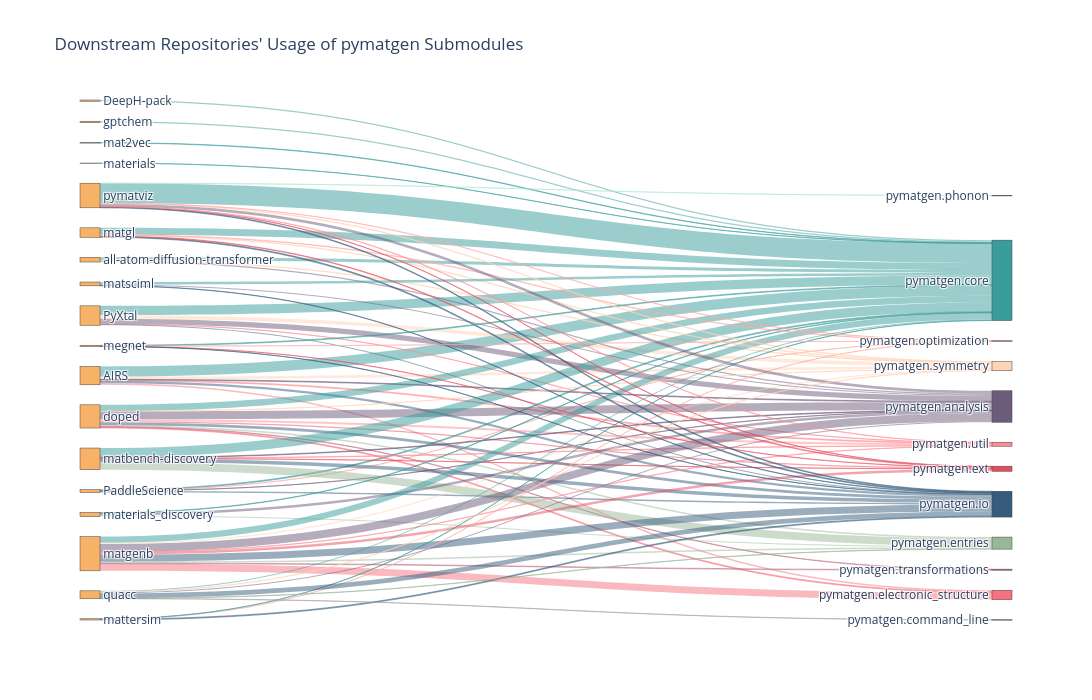

The notebook cell saved with this chart:
### Code cell
import plotly.graph_objects as go
from collections import defaultdict

# Illegal or deprecated top-level pymatgen APIs (by `megnet`)
ILLEGAL_PMGMODS = {"Structure", "Molecule", "MPRester", "Composition"}

# Consistent pmg submodule color mapping
PMG_COLORS = {
    "core": "#3B9C9C",
    "analysis": "#6C5B7B",
    "io": "#355C7D",
    "entries": "#99B898",
    "ext": "#E84A5F",
    "electronic_structure": "#F67280",
    "transformations": "#C06C84",
    "phonon": "#A8E6CF",
    "symmetry": "#FFD3B6",
    "optimization": "#FFAAA5",
    "util": "#FF8B94",
}
DEFAULT_PMG_COLOR = "#A0A0A0"


def hex_to_rgba(hex_color: str, alpha: float = 0.5) -> str:
    """Convert hex color like '#F67280' to rgba(246,114,128,0.5)."""
    hex_color = hex_color.lstrip("#")
    r, g, b = tuple(int(hex_color[i : i + 2], 16) for i in (0, 2, 4))
    return f"rgba({r},{g},{b},{alpha})"


# Aggregate usage by repo and pymatgen submodule
flows: list[tuple[str, str, int]] = []  # (repo, submodule, count)

for repo, result in results.items():
    usage = result["usage"]
    sub_counts = defaultdict(int)

    for api, count in usage.items():
        parts = api.split(".")
        if not parts or parts[0] != "pymatgen":
            continue

        # Drop any illegal top-level access, e.g. "pymatgen.Structure"
        if len(parts) >= 2 and parts[1] in ILLEGAL_PMGMODS:
            continue

        # Extract the submodule name (e.g. "pymatgen.core.Structure" → "core")
        submod = parts[1] if len(parts) >= 2 else None
        if submod:
            sub_counts[submod] += count

    for submod, total in sub_counts.items():
        flows.append((repo, submod, total))

# Build Sankey input data
repos = sorted({r for r, _, _ in flows})
subs = sorted({s for _, s, _ in flows})

labels = repos + [f"pymatgen.{s}" for s in subs]
label_to_idx = {lbl: i for i, lbl in enumerate(labels)}

sources = [label_to_idx[r] for r, s, _ in flows]
targets = [label_to_idx[f"pymatgen.{s}"] for _, s, _ in flows]
values = [v for _, _, v in flows]

# Node colors
node_colors = []
for label in labels:
    if label in repos:
        node_colors.append("#F7B267")  # orange for downstream repos
    else:
        sub = label.replace("pymatgen.", "")
        node_colors.append(PMG_COLORS.get(sub, DEFAULT_PMG_COLOR))

# Link colors (RGBA)
link_colors = []
for _, sub, _ in flows:
    color = PMG_COLORS.get(sub, DEFAULT_PMG_COLOR)
    link_colors.append(hex_to_rgba(color, 0.5))  # 50% transparency

# Sankey diagram
fig = go.Figure(
    go.Sankey(
        arrangement="snap",
        node=dict(
            label=labels,
            pad=20,
            thickness=20,
            color=node_colors,
        ),
        link=dict(
            source=sources,
            target=targets,
            value=values,
            color=link_colors,
        ),
    )
)

fig.update_layout(
    title_text="Downstream Repositories' Usage of pymatgen Submodules",
    font=dict(size=12),
    height=700,
    width=1100,
)


fig.show()
fig.write_image(
    f"{Path().cwd().parents[1]}/paper/figs/dependent-usage-of-pmg.svg",
    format="svg",
    scale=2,
)

### Figure 1 — Plotly figure (JSON) as saved in the notebook; plotly's stock layout.template omitted (floating-point values rounded to 4 significant figures)
{"data": [{"arrangement": "snap", "link": {"color": ["rgba(246,114,128,0.5)", "rgba(255,139,148,0.5)", "rgba(59,156,156,0.5)", "rgba(255,211,182,0.5)", "rgba(53,92,125,0.5)", "rgba(108,91,123,0.5)", "rgba(59,156,156,0.5)", "rgba(59,156,156,0.5)", "rgba(53,92,125,0.5)", "rgba(255,170,165,0.5)", "rgba(108,91,123,0.5)", "rgba(108,91,123,0.5)", "rgba(59,156,156,0.5)", "rgba(255,211,182,0.5)", "rgba(255,139,148,0.5)", "rgba(53,92,125,0.5)", "rgba(59,156,156,0.5)", "rgba(108,91,123,0.5)", "rgba(255,211,182,0.5)", "rgba(232,74,95,0.5)", "rgba(108,91,123,0.5)", "rgba(53,92,125,0.5)", "rgba(59,156,156,0.5)", "rgba(153,184,152,0.5)", "rgba(255,139,148,0.5)", "rgba(192,108,132,0.5)", "rgba(246,114,128,0.5)", "rgba(255,211,182,0.5)", "rgba(59,156,156,0.5)", "rgba(59,156,156,0.5)", "rgba(108,91,123,0.5)", "rgba(59,156,156,0.5)", "rgba(53,92,125,0.5)", "rgba(153,184,152,0.5)", "rgba(255,139,148,0.5)", "rgba(232,74,95,0.5)", "rgba(59,156,156,0.5)", "rgba(153,184,152,0.5)", "rgba(108,91,123,0.5)", "rgba(59,156,156,0.5)", "rgba(232,74,95,0.5)", "rgba(59,156,156,0.5)", "rgba(246,114,128,0.5)", "rgba(108,91,123,0.5)", "rgba(192,108,132,0.5)", "rgba(255,211,182,0.5)", "rgba(53,92,125,0.5)", "rgba(153,184,152,0.5)", "rgba(255,139,148,0.5)", "rgba(59,156,156,0.5)", "rgba(53,92,125,0.5)", "rgba(232,74,95,0.5)", "rgba(255,211,182,0.5)", "rgba(255,170,165,0.5)", "rgba(59,156,156,0.5)", "rgba(108,91,123,0.5)", "rgba(53,92,125,0.5)", "rgba(53,92,125,0.5)", "rgba(255,170,165,0.5)", "rgba(59,156,156,0.5)", "rgba(59,156,156,0.5)", "rgba(232,74,95,0.5)", "rgba(255,170,165,0.5)", "rgba(53,92,125,0.5)", "rgba(59,156,156,0.5)", "rgba(108,91,123,0.5)", "rgba(232,74,95,0.5)", "rgba(53,92,125,0.5)", "rgba(255,139,148,0.5)", "rgba(168,230,207,0.5)", "rgba(255,211,182,0.5)", "rgba(255,170,165,0.5)", "rgba(53,92,125,0.5)", "rgba(59,156,156,0.5)", "rgba(153,184,152,0.5)", "rgba(108,91,123,0.5)", "rgba(255,211,182,0.5)", "rgba(160,160,160,0.5)"], "source": [0, 0, 0, 0, 0, 0, 1, 2, 2, 2, 2, 3, 3, 3, 3, 3, 4, 4, 4, 5, 5, 5, 5, 5, 5, 5, 5, 5, 6, 7, 8, 8, 8, 8, 8, 8, 9, 10, 10, 10, 11, 11, 11, 11, 11, 11, 11, 11, 11, 12, 12, 12, 12, 12, 13, 13, 13, 14, 14, 14, 15, 15, 15, 15, 16, 16, 16, 16, 16, 16, 16, 16, 17, 17, 17, 17, 17, 17], "target": [21, 29, 20, 27, 24, 18, 20, 20, 24, 25, 18, 18, 20, 27, 29, 24, 20, 18, 27, 23, 18, 24, 20, 22, 29, 28, 21, 27, 20, 20, 18, 20, 24, 22, 29, 23, 20, 22, 18, 20, 23, 20, 21, 18, 28, 27, 24, 22, 29, 20, 24, 23, 27, 25, 20, 18, 24, 24, 25, 20, 20, 23, 25, 24, 20, 18, 23, 24, 29, 26, 27, 25, 24, 20, 22, 18, 27, 19], "value": [10, 6, 67, 17, 15, 5, 8, 6, 10, 1, 1, 35, 61, 23, 1, 7, 20, 9, 2, 9, 52, 18, 42, 9, 12, 3, 6, 1, 9, 3, 4, 61, 23, 50, 3, 1, 1, 8, 16, 3, 16, 41, 46, 52, 4, 8, 45, 10, 2, 45, 6, 4, 4, 3, 16, 7, 2, 6, 1, 1, 5, 1, 1, 1, 129, 18, 2, 5, 2, 1, 3, 1, 31, 8, 2, 7, 2, 2]}, "node": {"color": ["#F7B267", "#F7B267", "#F7B267", "#F7B267", "#F7B267", "#F7B267", "#F7B267", "#F7B267", "#F7B267", "#F7B267", "#F7B267", "#F7B267", "#F7B267", "#F7B267", "#F7B267", "#F7B267", "#F7B267", "#F7B267", "#6C5B7B", "#A0A0A0", "#3B9C9C", "#F67280", "#99B898", "#E84A5F", "#355C7D", "#FFAAA5", "#A8E6CF", "#FFD3B6", "#C06C84", "#FF8B94"], "label": ["AIRS", "DeepH-pack", "PaddleScience", "PyXtal", "all-atom-diffusion-transformer", "doped", "gptchem", "mat2vec", "matbench-discovery", "materials", "materials_discovery", "matgenb", "matgl", "matsciml", "mattersim", "megnet", "pymatviz", "quacc", "pymatgen.analysis", "pymatgen.command_line", "pymatgen.core", "pymatgen.electronic_structure", "pymatgen.entries", "pymatgen.ext", "pymatgen.io", "pymatgen.optimization", "pymatgen.phonon", "pymatgen.symmetry", "pymatgen.transformations", "pymatgen.util"], "pad": 20, "thickness": 20}, "type": "sankey"}], "layout": {"font": {"size": 12}, "height": 700, "title": {"text": "Downstream Repositories' Usage of pymatgen Submodules"}, "width": 1100}}
